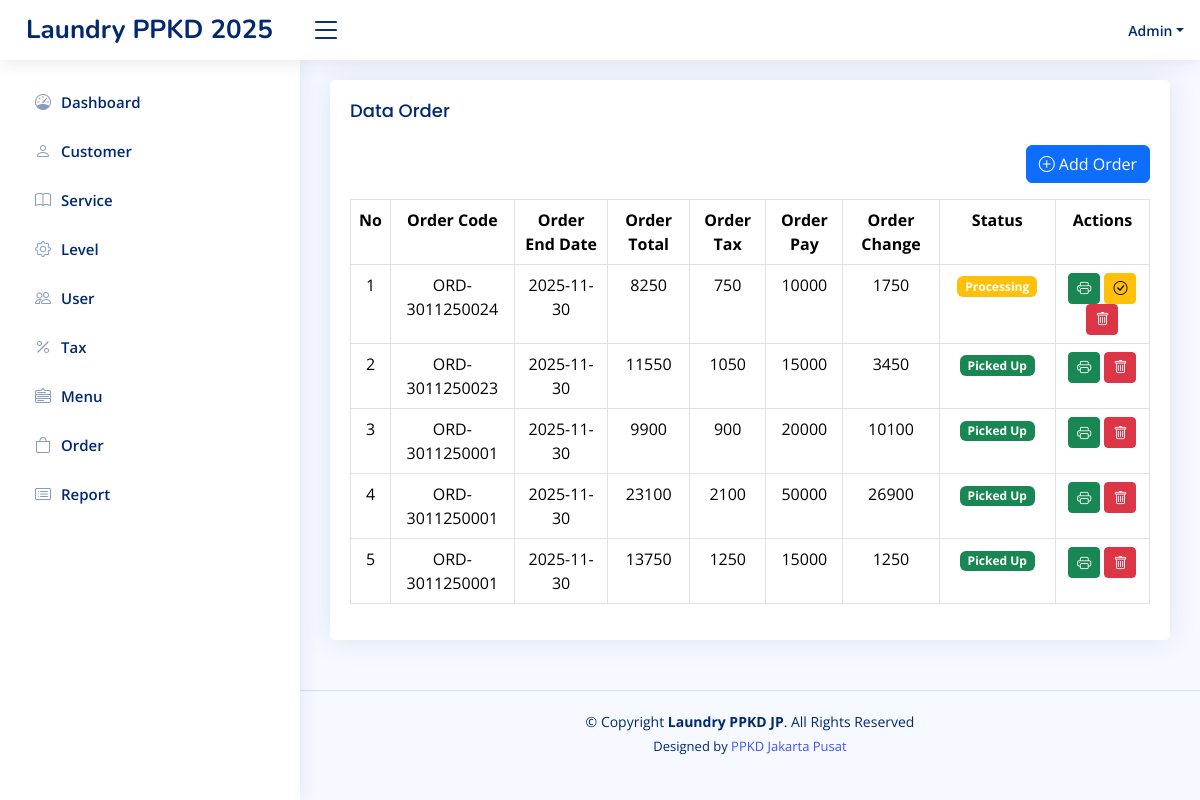
/home.php?page=order (signed in), run on an earlier commit of the app's database.
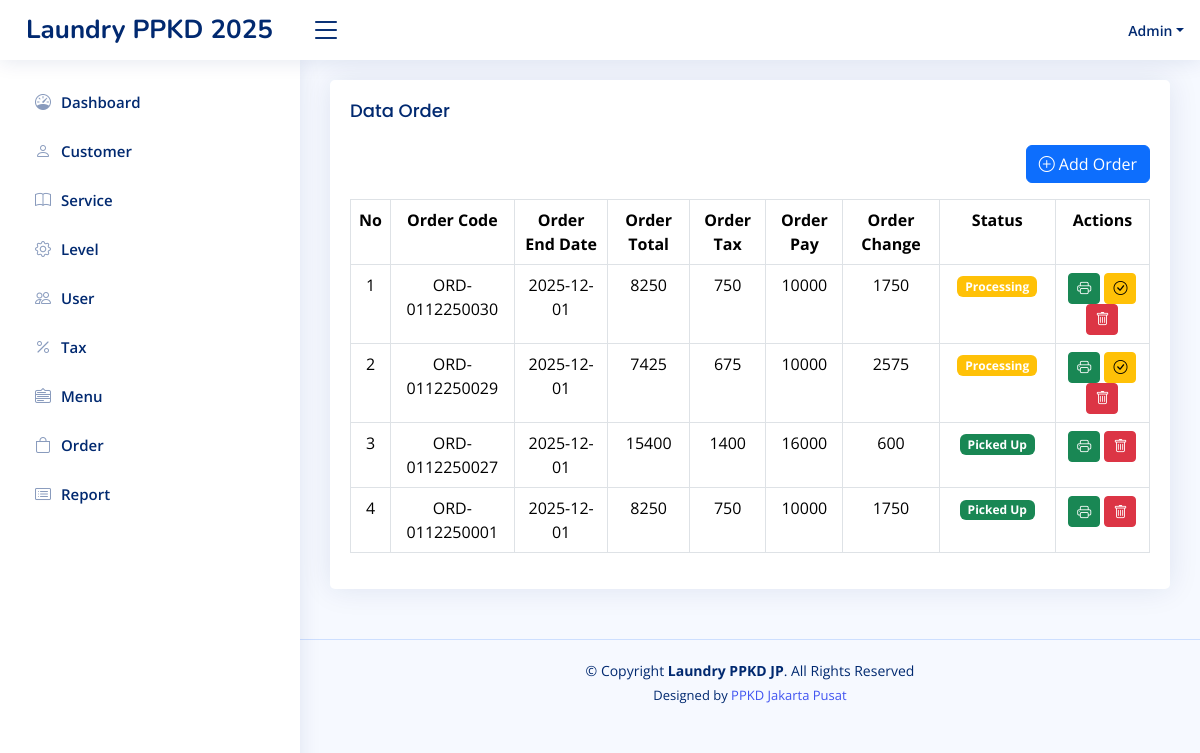
And on a later commit of the database.
### tables this page shows
CREATE TABLE `level_menus` (
  `id` int(11) NOT NULL,
  `level_id` int(11) NOT NULL,
  `menu_id` int(11) NOT NULL,
  `created_at` timestamp NOT NULL DEFAULT current_timestamp(),
  `updated_at` timestamp NULL DEFAULT NULL ON UPDATE current_timestamp()
);

CREATE TABLE `menus` (
  `id` int(11) NOT NULL,
  `name` varchar(30) NOT NULL,
  `icon` varchar(30) NOT NULL,
  `link` varchar(30) NOT NULL,
  `order` int(11) NOT NULL,
  `created_at` timestamp NOT NULL DEFAULT current_timestamp(),
  `updated_at` timestamp NULL DEFAULT NULL ON UPDATE current_timestamp()
);

CREATE TABLE `trans_orders` (
  `id` int(11) NOT NULL,
  `customer_id` int(11) NOT NULL,
  `order_code` varchar(20) NOT NULL,
  `order_end_date` date NOT NULL,
  `order_status` tinyint(1) NOT NULL DEFAULT 0,
  `order_pay` int(11) NOT NULL,
  `order_change` int(11) NOT NULL,
  `order_tax` int(11) NOT NULL,
  `order_total` int(11) NOT NULL,
  `created_at` timestamp NOT NULL DEFAULT current_timestamp(),
  `updated_at` timestamp NULL DEFAULT NULL ON UPDATE current_timestamp()
);

### pages/order.php (the view, shortened to what this page needs)
<?php
$query = mysqli_query($config, "SELECT c.name, `to`.* FROM trans_orders `to` LEFT JOIN customers c ON c.id = `to`.customer_id ORDER BY id DESC");
$rows = mysqli_fetch_all($query, MYSQLI_ASSOC);
?>
<body>
    <div class="row">
        <div class="col-sm-12">
            <div class="card">
                <div class="card-body">
                    <h3 class="card-title">Data Order</h3>
                    <div class="d-flex justify-content-end mb-3 mt-2">
                        <a class="btn btn-primary" href="pos/add-order.php"><i class="bi bi-plus-circle"></i> Add
                            Order</a>
                    </div>
                    <table class="table table-bordered">
                        <tr class="text-center">
                            <th>No</th>
                            <th>Order Code</th>
                            <th>Order End Date</th>
                            <th>Order Total</th>
                            <th>Order Tax</th>
                            <th>Order Pay</th>
                            <th>Order Change</th>
                            <th>Status</th>
                            <th>Actions</th>
                        </tr>
                        <?php foreach ($rows as $key => $v) {
                        ?>
                            <tr class="text-center">
                                <td><?php echo $key + 1 ?></td>
                                <td><?php echo $v['order_code'] ?></td>
                                <td><?php echo $v['order_end_date'] ?></td>
                                <td><?php echo $v['order_total'] ?></td>
                                <td><?php echo $v['order_tax'] ?></td>
                                <td><?php echo $v['order_pay'] ?></td>
                                <td><?php echo $v['order_change'] ?></td>
                                <td>
                                    <?php
                                    if ($v['order_status'] == 0)
                                        echo "<span class='badge bg-warning'>Processing</span>";
                                    else
                                        echo "<span class='badge bg-success'>Picked Up</span>";
                                    ?>
                                               </td>
                                <td>
                                    <a href="pos/print.php?id=<?php echo $v['id'] ?>" class="btn btn-success btn-sm"><i
                                            class="bi bi-printer"></i></a>
                                    <?php if ($v['order_status'] == 0): ?>
                                        <a href="?page=order&pickup=<?php echo $v['id']; ?>" class="btn btn-warning btn-sm"
                                            onclick="return confirm('Confirm customer has picked up laundry?')">
                                            <i class="bi bi-check-circle"></i>
                                        </a>
                                    <?php endif; ?>
                                    <a href="?page=order&delete=<?php echo $v['id'] ?>"
                                        onclick="return confirm('Are you sure you want to delete this data?')"
                                        class="btn btn-danger btn-sm"><i class="bi bi-trash"></i></a>
                                </td>
                            </tr>
                        <?php
                        }
                        ?>
                    </table>
                </div>
            </div>
        </div>
    </div>
</body>

### inc/sidebar.php
<?php
$level_id = $_SESSION['LEVEL_ID'] ?? '';
$querylevelMenu = mysqli_query($config, "SELECT * FROM menus JOIN level_menus ON menus.id = level_menus.menu_id WHERE level_id = '$level_id' ORDER BY `order` ASC");
$rowLevelMenus = mysqli_fetch_all($querylevelMenu, MYSQLI_ASSOC);
?>
<aside id="sidebar" class="sidebar">
    <ul class="sidebar-nav" id="sidebar-nav">
        <?php foreach ($rowLevelMenus as $rowLevelMenu): ?>
            <li class="nav-item">
                <a class="nav-link collapsed" href="?page=<?= $rowLevelMenu['link'] ?>">
                    <i class="<?= $rowLevelMenu['icon'] ?>"></i>
                    <span><?= $rowLevelMenu['name'] ?></span>
                </a>
            </li>
        <?php endforeach ?>
</aside>

What changed in the data, as far as the page shows it:
removed trans_orders: order_code "ORD-3011250024", order_end_date "2025-11-30", order_total "8250", order_tax "750", order_pay "10000", order_change "1750", order_status "Processing"
removed trans_orders: order_code "ORD-3011250023", order_end_date "2025-11-30", order_total "11550", order_tax "1050", order_pay "15000", order_change "3450", order_status "Picked Up"
removed trans_orders: order_code "ORD-3011250001", order_end_date "2025-11-30", order_total "9900", order_tax "900", order_pay "20000", order_change "10100", order_status "Picked Up"
removed trans_orders: order_code "ORD-3011250001", order_end_date "2025-11-30", order_total "23100", order_tax "2100", order_pay "50000", order_change "26900", order_status "Picked Up"
removed trans_orders: order_code "ORD-3011250001", order_end_date "2025-11-30", order_total "13750", order_tax "1250", order_pay "15000", order_change "1250", order_status "Picked Up"
added trans_orders: order_code "ORD-0112250030", order_end_date "2025-12-01", order_total "8250", order_tax "750", order_pay "10000", order_change "1750", order_status "Processing"
added trans_orders: order_code "ORD-0112250029", order_end_date "2025-12-01", order_total "7425", order_tax "675", order_pay "10000", order_change "2575", order_status "Processing"
added trans_orders: order_code "ORD-0112250027", order_end_date "2025-12-01", order_total "15400", order_tax "1400", order_pay "16000", order_change "600", order_status "Picked Up"
added trans_orders: order_code "ORD-0112250001", order_end_date "2025-12-01", order_total "8250", order_tax "750", order_pay "10000", order_change "1750", order_status "Picked Up"
